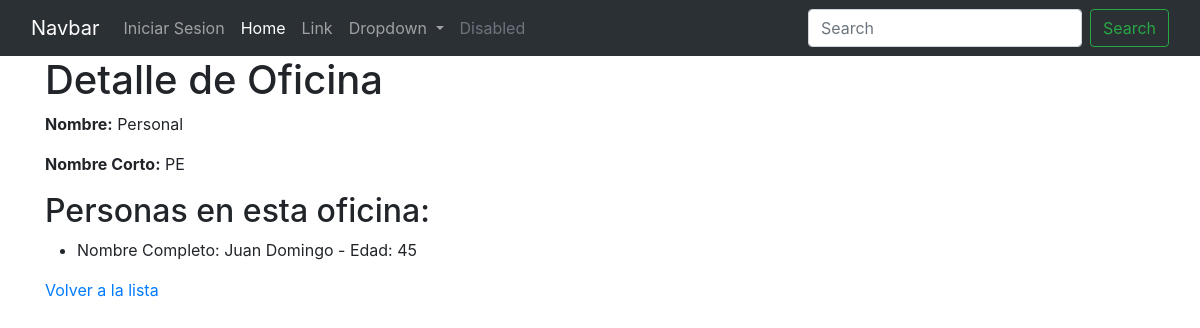
/oficina/detalle/3/, run on an earlier commit of the app's database.
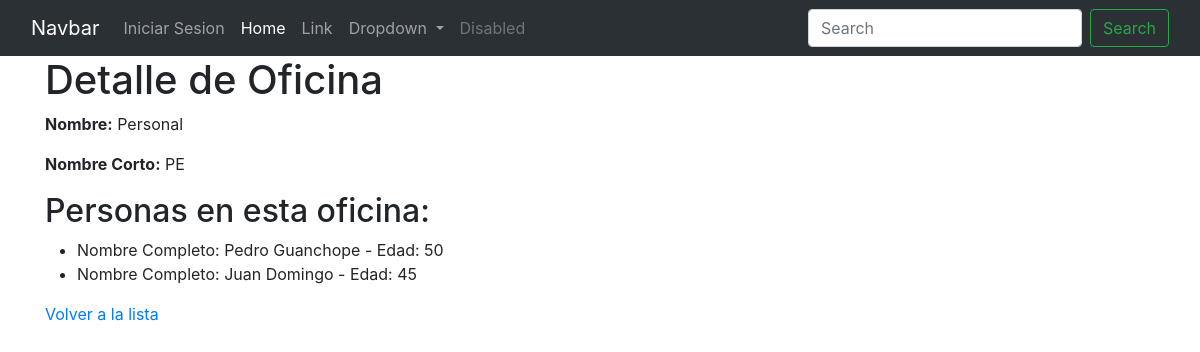
And on a later commit of the database.
### persona/models.py (models this page shows)
class Persona(models.Model):
    apellido = models.CharField(verbose_name="apellido", max_length=50)
    nombre = models.CharField(verbose_name="nombre", max_length=50)
    edad = models.IntegerField(verbose_name="edad")
    oficina = models.ForeignKey(Oficina, on_delete=models.PROTECT, related_name="personas", null=True, blank=True)
    class Meta:
        verbose_name = 'Persona'
        verbose_name_plural = 'Personas'
    def __str__(self):
        return f"Nombre Completo: {self.nombre} {self.apellido} - Edad: {self.edad}"

### oficina/views.py (the view)
class OficinaDetailView(DetailView):
    model = Oficina
    template_name = "oficina/detalle.html"
    context_object_name = "oficina"

### templates/oficina/detalle.html
{% extends "base.html" %}
{% block content %}
    <h1>Detalle de Oficina</h1>
    <p><strong>Nombre:</strong> {{ oficina.nombre }}</p>
    <p><strong>Nombre Corto:</strong> {{ oficina.nombre_corto }}</p>
    <h2>Personas en esta oficina:</h2>
    <ul>
      {% for persona in oficina.personas.all %}
        <li>{{ persona }}</li>
      {% empty %}
        <li>No hay personas en esta oficina.</li>
      {% endfor %}
    </ul>
    <a href="{% url 'oficina:lista' %}">Volver a la lista</a>
{% endblock content %}

What changed in the data, as far as the page shows it:
now on this page (row edited): Persona: nombre+apellido+edad "Nombre Completo: Pedro Guanchope - Edad: 50"
